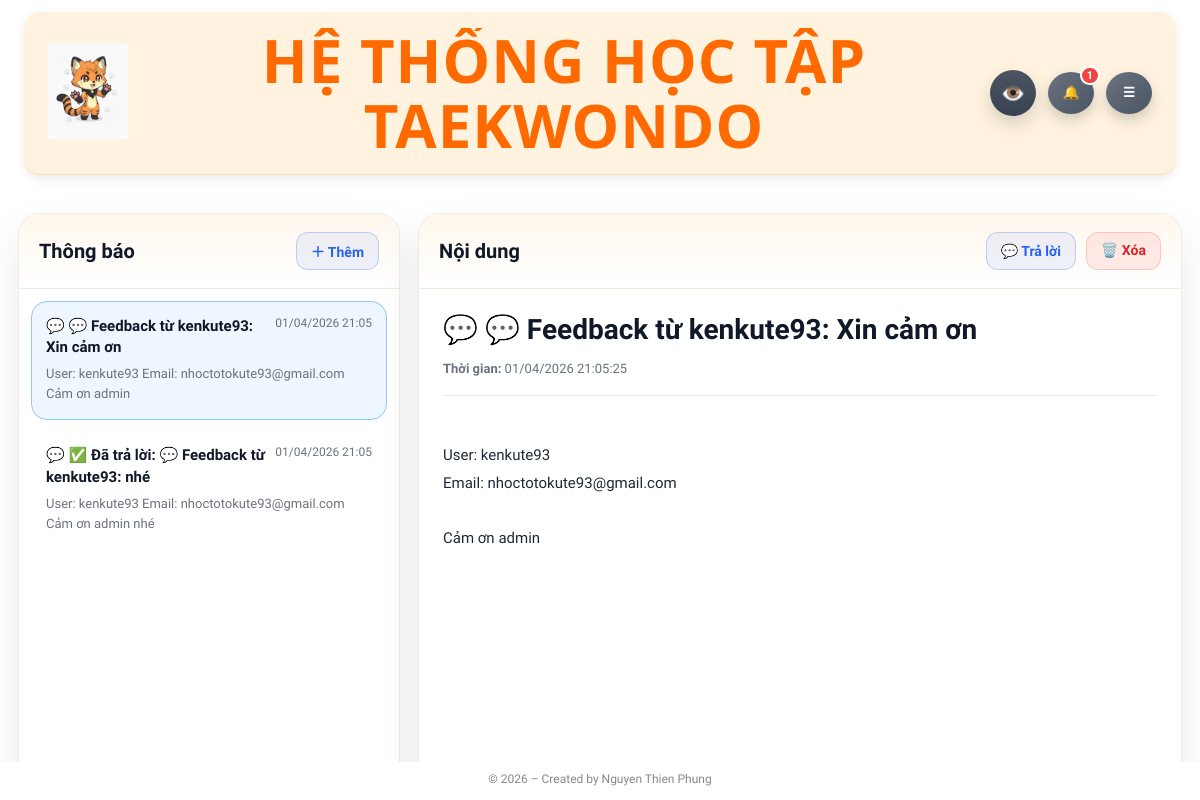
Screenshot of /notifications (signed in) with the database file from the repository.
### Hệ thống ôn tập Taekwondo-DB.py (models this page shows)
class Notification(db.Model):
    __tablename__ = "notifications"
    id = db.Column(db.Integer, primary_key=True)
    role = db.Column(db.String(20), nullable=False, default="admin")
    user_id = db.Column(db.Integer, db.ForeignKey("user.id"), nullable=True)
    title = db.Column(db.String(255), nullable=False)
    message = db.Column(db.Text, nullable=True)
    target_url = db.Column(db.String(500), nullable=True)
    icon = db.Column(db.String(20), default="🔔")
    is_read = db.Column(db.Boolean, default=False)
    created_at = db.Column(SafeDateTime, default=now_vn)
    user = db.relationship("User", foreign_keys=[user_id])
    action_type = db.Column(db.String(50), nullable=True)
    ref_user_id = db.Column(db.Integer, nullable=True)
    ref_plan_code = db.Column(db.String(50), nullable=True)
    ref_months = db.Column(db.Integer, nullable=True)
    is_done = db.Column(db.Boolean, default=False)

### Hệ thống ôn tập Taekwondo-DB.py (the view, shortened to what this page needs)
@app.route("/notifications")
@login_required
def notifications_page():
    cleanup_old_notifications(30)
    selected_id = request.args.get("id", type=int)
    if current_user.role == "admin":
        notifications = (
            Notification.query
            .filter_by(role="admin")
            .order_by(Notification.created_at.desc(), Notification.id.desc())
            .all()
        )
        notifications = sorted(notifications, key=admin_notification_priority)
        user_options = (
            User.query
            .filter_by(role="user")
            .order_by(User.username.asc(), User.email.asc())
            .all()
        )
    selected = None
    if notifications:
        if selected_id:
            selected = next((x for x in notifications if x.id == selected_id), None)
        if not selected:
            selected = notifications[0]
    if selected and not selected.is_read:
        selected.is_read = True
        db.session.commit()
    return render_template(
        "notifications.html",
        notifications=notifications,
        selected_notification=selected,
        user_options=user_options
    )

### Hệ thống ôn tập Taekwondo-DB.py (called while the page is built, shortened)
def now_vn():
    return datetime.now(VN_TZ)

@app.before_request
def force_change_password():
    if not current_user.is_authenticated:
        return
    allowed = [
        "account",
        "account_change_password",
        "logout",
        "static"
    ]
    if current_user.must_change_password:
        if request.endpoint not in allowed:
            return redirect(url_for("account"))

@app.context_processor
def inject_year():
    return {"current_year": datetime.now().year}

@app.context_processor
def inject_header_notifications():
    items = []
    unread_count = 0
    try:
        if current_user.is_authenticated:
            cleanup_old_notifications(30)
            if current_user.role == "admin":
                all_admin_items = (
                    Notification.query
                    .filter_by(role="admin")
                    .order_by(Notification.created_at.desc(), Notification.id.desc())
                    .all()
                )
                sorted_items = sorted(all_admin_items, key=admin_notification_priority)
                items = sorted_items[:10]
                unread_count = sum(1 for x in all_admin_items if not x.is_read)
    except Exception as e:
        print("[inject_header_notifications] ERROR:", e)
    return dict(
        header_notifications=items,
        header_notification_unread=unread_count
    )

@app.context_processor
def inject_member_plan_cards():
    try:
        if current_user.is_authenticated:
            return {
                "member_plan_cards": build_member_plan_cards_for_user(current_user),
                "payment_bank_setting": get_active_bank_setting(),
            }
    except Exception as e:
        print("[inject_member_plan_cards] ERROR:", e)
    return {
        "member_plan_cards": [],
        "payment_bank_setting": get_active_bank_setting(),
    }

def admin_notification_priority(n):
    action = (n.action_type or "").strip().lower()
    if action == "renew_request" and not bool(n.is_done):
        return (0, -(n.id or 0))
    if action == "feedback" and not bool(n.is_read) and not bool(n.is_done):
        return (1, -(n.id or 0))
    if action == "renew_request" and bool(n.is_done):
        return (2, -(n.id or 0))
    if action == "feedback":
        return (3, -(n.id or 0))
    return (9, -(n.id or 0))

@login_manager.user_loader
def load_user(user_id):
    return db.session.get(User, int(user_id))

### templates/notifications.html (shortened to what this page needs)
{% extends "base.html" %}
{% block body_class %}page-notifications{% endblock %}
{% block page_css %}
  <link rel="stylesheet" href="{{ url_for('static', filename='css/notifications.css') }}?v=20260309_1">
{% endblock %}
{% block content %}
<div class="notifications-page">
  <div class="notifications-shell">
    <section class="notifications-left">
      <div class="notifications-left-head">
        <span>Thông báo</span>
        {% if current_user.role == "admin" %}
          <button type="button" class="notifications-add-btn" id="openAddNotificationModal">
            ＋ Thêm
          </button>
        {% else %}
          <button type="button" class="notifications-add-btn" id="openFeedbackModal">
            Feedback
          </button>
        {% endif %}
      </div>
      {% if notifications %}
        <div class="notifications-list">
          {% for n in notifications %}
            <a href="{{ url_for('notifications_page', id=n.id) }}"
               class="notifications-mail-item {% if selected_notification and selected_notification.id == n.id %}active{% endif %} {% if not n.is_read %}unread{% endif %}">
              <div class="notifications-mail-top">
                <div class="notifications-mail-title">
                  {{ n.icon or "🔔" }} {{ n.title }}
                </div>
                <div class="notifications-mail-time">
                  {{ n.created_at.strftime("%d/%m/%Y %H:%M") if n.created_at else "" }}
                </div>
              </div>
              <div class="notifications-mail-preview">
                {{ (n.message or "Không có nội dung.") | striptags }}
              </div>
            </a>
          {% endfor %}
        </div>
      {% else %}
        <div class="notifications-empty-box">
          Chưa có thông báo nào.
        </div>
      {% endif %}
    </section>
    <section class="notifications-right">
      <div class="notifications-right-head">
        <span>Nội dung</span>
        <div class="notifications-right-actions">
          {% if current_user.role == "admin"
                and selected_notification
                and selected_notification.action_type == "feedback"
                and not selected_notification.is_done %}
            <button type="button"
                    class="notifications-reply-btn"
                    id="openReplyModal">
              💬 Trả lời
            </button>
          {% endif %}
          {% if selected_notification %}
            <a href="{{ url_for('notification_delete', noti_id=selected_notification.id) }}"
               class="notifications-delete-btn"
               onclick="return confirm('Xóa thông báo này?');">
              🗑️ Xóa
            </a>
          {% endif %}
        </div>
      </div>
      {% if selected_notification %}
        <div class="notifications-detail">
          <div class="notifications-detail-title">
            {{ selected_notification.icon or "🔔" }} {{ selected_notification.title }}
          </div>
          <div class="notifications-detail-meta">
            <span><b>Thời gian:</b> {{ selected_notification.created_at.strftime("%d/%m/%Y %H:%M:%S") if selected_notification.created_at else "" }}</span>
          </div>
          <div class="notifications-detail-body">
            {{ (selected_notification.message or "Không có nội dung chi tiết.") | safe }}
          </div>
        </div>
      {% else %}
        <div class="notifications-empty-box">
          Hãy chọn một thông báo ở bên trái.
        </div>
      {% endif %}
    </section>
  </div>
</div>
{% endblock %}

### static/css/base.css (style rules this page uses)
* { box-sizing: border-box; font-family: Arial, Helvetica, sans-serif; }
html, body { margin:0; padding:0; height:100%; overflow:auto; }
body { min-height: 100vh; font-family: "Segoe UI", sans-serif; color: #222; background: none; }
a { text-decoration: none; color: #2563eb; }
:root { --font-main: "Be Vietnam Pro", system-ui, -apple-system, "Segoe UI", Roboto, "Helvetica Neue", Arial, "Noto Sans", "Liberation Sans", sans-serif; }
html, body { font-family: var(--font-main) !important; text-rendering: geometricPrecision; -webkit-font-smoothing: antialiased; -moz-osx-font-smoothing: grayscale; }
*, *::before, *::after { font-family: inherit; }
button, input, select, textarea { font-family: inherit !important; }
small, label, a, p, span, li { font-family: inherit !important; }

### static/css/ui.css (style rules this page uses)
:root { --ui-radius-pill: 999px; --ui-radius-12: 12px; --ui-radius-14: 14px; --ui-radius-18: 18px; --ui-blue-1:#2563eb; --ui-blue-2:#3b82f6; --ui-green-1:#16a34a; --ui-green-2:#22c55e; --ui-red-1:#ef4444; --ui-red-2:#dc2626; --ui-gray-1:#6b7280; --ui-gray-2:#4b5563; --ui-yellow-1:#ffe066; --ui-yellow-2:#f7b500; --ui-pink-1:#fda4af; --ui-pink-2:#fb7185; --ui-shadow-main: 0 6px 14px rgba(0,0,0,.18); --ui-shadow-soft: 0 14px 30px rgba(0,0,0,.10); --ui-focus-ring: 0 0 0 4px rgba(37,99,235,.14); }

### static/css/result.css (style rules this page uses)
:root { --rs-text: #111827; --rs-muted:#6b7280; --rs-red:#e53935; --rs-orange:#ea580c; --rs-border:#e5e7eb; --rs-card:#ffffff; --rs-soft-blue:#f7fbff; --rs-soft-blue-bd:#e3eef8; --rs-shadow: 0 20px 50px rgba(0,0,0,.18); }

### static/css/mobile.css (style rules this page uses)
:root { --m-gap: 12px; --m-gap-sm: 10px; --m-radius: 14px; --m-radius-lg: 18px; --m-font-xs: 12px; --m-font-sm: 13px; --m-font-md: 14px; --m-font-lg: 16px; --m-font-xl: 18px; --m-font-2xl: 22px; --m-header-h: 74px; --m-btn-h: 44px; --m-input-h: 44px; }
html { -webkit-text-size-adjust: 100%; }

### rows the page displays
Notification: icon "💬", title "💬 Feedback từ kenkute93: Xin cảm ơn", created_at "01/04/2026 21:05", message "User: kenkute93 Email: nhoctotokute93@gmail.com Cảm ơn admin", created_at "01/04/2026 21:05:25"
Notification: icon "💬", title "✅ Đã trả lời: 💬 Feedback từ kenkute93: nhé", created_at "01/04/2026 21:05", message "User: kenkute93 Email: nhoctotokute93@gmail.com Cảm ơn admin nhé"

### other values shown
{{ header_notification_unread }} "1"
